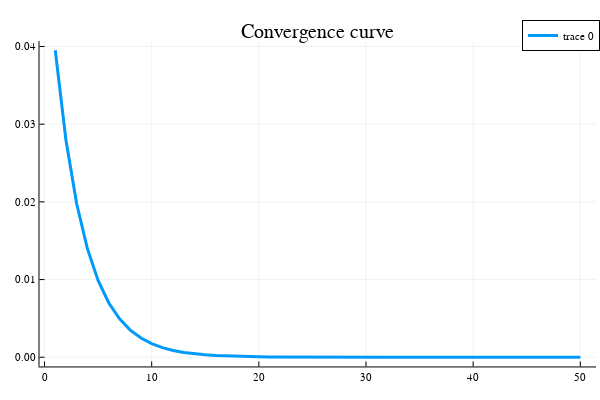

Here is the notebook cell this chart was saved with:
### Code cell
plot(iter_subgradient_simple,histo_subgradient_simple,title="Convergence curve",label=["f"],lw=3,ann=[(55,80,"Sous-gradient simple")])

### Figure 1 — Plotly figure (JSON) as saved in the notebook; plotly's stock layout.template omitted (floating-point values rounded to 4 significant figures)
{"data": [{"colorbar": {"title": ""}, "legendgroup": ["f"], "line": {"color": "rgba(0, 154, 250, 1.000)", "dash": "solid", "shape": "linear", "width": 3}, "mode": "lines", "name": ["f"], "showlegend": true, "type": "scatter", "x": [1, 2, 3, 4, 5, 6, 7, 8, 9, 10, 11, 12, 13, 14, 15, 16, 17, 18, 19, 20, 21, 22, 23, 24, 25, 26, 27, 28, 29, 30, 31, 32, 33, 34, 35, 36, 37, 38, 39, 40, 41, 42, 43, 44, 45, 46, 47, 48, 49, 50], "xaxis": "x1", "y": [0.03952, 0.02794, 0.01976, 0.01397, 0.009879, 0.006986, 0.00494, 0.003493, 0.00247, 0.001746, 0.001235, 0.0008732, 0.0006175, 0.0004366, 0.0003087, 0.0002183, 0.0001544, 0.0001092, 7.718e-05, 5.458e-05, 3.859e-05, 2.729e-05, 1.93e-05, 1.364e-05, 9.648e-06, 6.822e-06, 4.824e-06, 3.411e-06, 2.412e-06, 1.706e-06, 1.206e-06, 8.528e-07, 6.03e-07, 4.264e-07, 3.015e-07, 2.132e-07, 1.507e-07, 1.066e-07, 7.537e-08, 5.33e-08, 3.769e-08, 2.665e-08, 1.884e-08, 1.332e-08, 9.422e-09, 6.662e-09, 4.711e-09, 3.331e-09, 2.355e-09, 1.666e-09], "yaxis": "y1", "zmax": null, "zmin": null}], "layout": {"annotations": [{"font": {"color": "rgba(0, 0, 0, 1.000)", "family": "sans-serif", "size": 20}, "rotation": 0, "showarrow": false, "text": "Convergence curve", "x": 0.5296, "xanchor": "center", "xref": "paper", "y": 1, "yanchor": "top", "yref": "paper"}, {"font": {"color": "rgba(0, 0, 0, 1.000)", "family": "sans-serif", "size": 20}, "rotation": 0, "showarrow": false, "text": "Sous-gradient simple", "x": 55, "xanchor": "center", "xref": "x", "y": 80, "yanchor": "middle", "yref": "y"}], "height": 400, "legend": {"bgcolor": "rgba(255, 255, 255, 1.000)", "bordercolor": "rgba(0, 0, 0, 1.000)", "borderwidth": 1, "font": {"color": "rgba(0, 0, 0, 1.000)", "family": "sans-serif", "size": 11}, "tracegroupgap": 0, "traceorder": "normal", "x": 1, "xanchor": "auto", "y": 1, "yanchor": "auto"}, "margin": {"b": 20, "l": 0, "r": 0, "t": 20}, "paper_bgcolor": "rgba(255, 255, 255, 1.000)", "plot_bgcolor": "rgba(255, 255, 255, 1.000)", "showlegend": true, "width": 600, "xaxis": {"anchor": "y1", "domain": [0.06582, 0.9934], "gridcolor": "rgba(0, 0, 0, 0.100)", "gridwidth": 0.5, "linecolor": "rgba(0, 0, 0, 1.000)", "mirror": false, "range": [-0.47, 51.47], "showgrid": true, "showline": true, "showticklabels": true, "tickangle": 0, "tickcolor": "rgb(0, 0, 0)", "tickfont": {"color": "rgba(0, 0, 0, 1.000)", "family": "sans-serif", "size": 11}, "tickmode": "array", "ticks": "inside", "ticktext": ["0", "10", "20", "30", "40", "50"], "tickvals": [0, 10, 20, 30, 40, 50], "title": "", "titlefont": {"color": "rgba(0, 0, 0, 1.000)", "family": "sans-serif", "size": 15}, "type": "-", "visible": true, "zeroline": false, "zerolinecolor": "rgba(0, 0, 0, 1.000)"}, "yaxis": {"anchor": "x1", "domain": [0.03762, 0.9415], "gridcolor": "rgba(0, 0, 0, 0.100)", "gridwidth": 0.5, "linecolor": "rgba(0, 0, 0, 1.000)", "mirror": false, "range": [-0.001186, 0.0407], "showgrid": true, "showline": true, "showticklabels": true, "tickangle": 0, "tickcolor": "rgb(0, 0, 0)", "tickfont": {"color": "rgba(0, 0, 0, 1.000)", "family": "sans-serif", "size": 11}, "tickmode": "array", "ticks": "inside", "ticktext": ["0.00", "0.01", "0.02", "0.03", "0.04"], "tickvals": [0, 0.01, 0.02, 0.03, 0.04], "title": "", "titlefont": {"color": "rgba(0, 0, 0, 1.000)", "family": "sans-serif", "size": 15}, "type": "-", "visible": true, "zeroline": false, "zerolinecolor": "rgba(0, 0, 0, 1.000)"}}}
